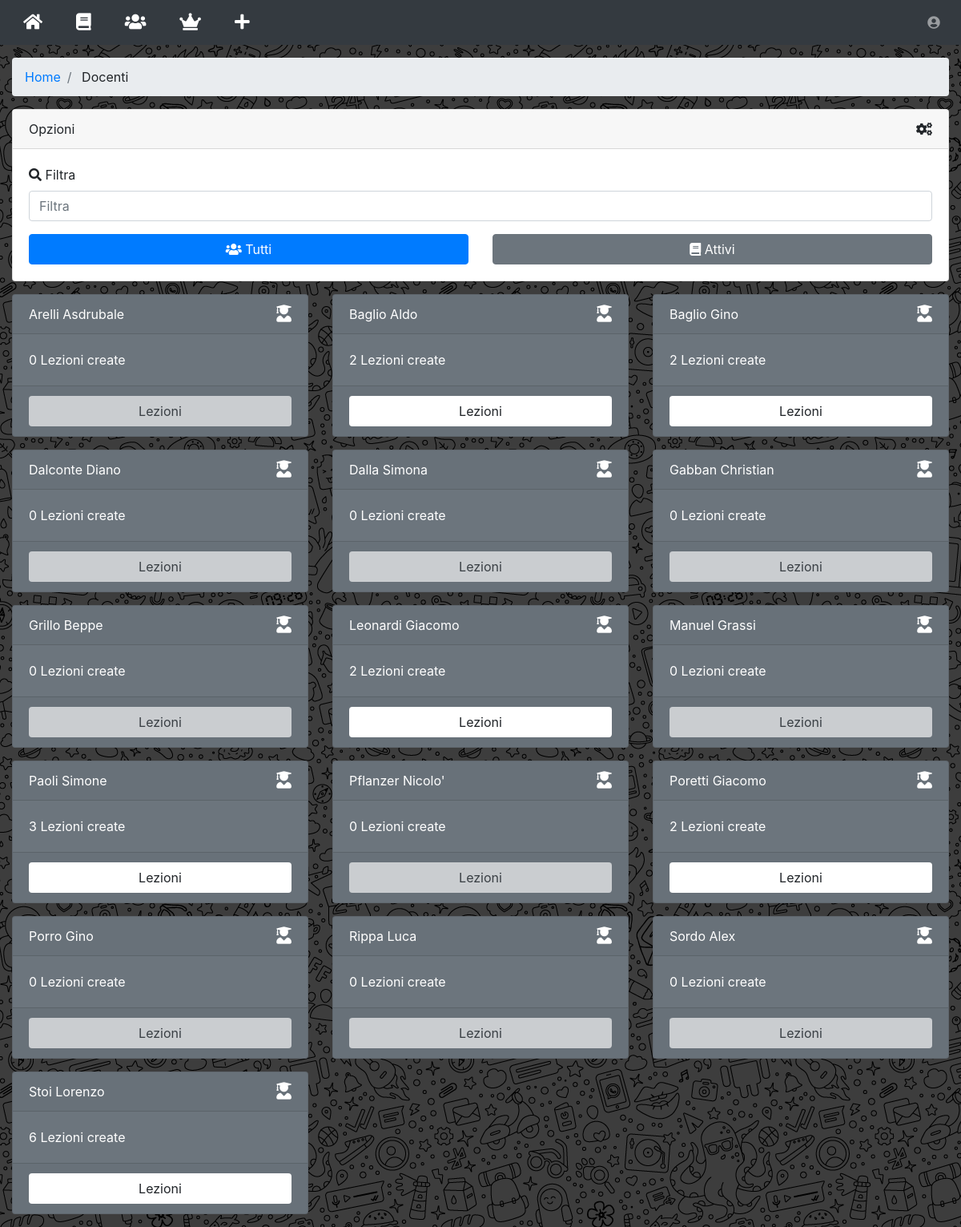
Page /docenti/index.php (signed in) on the earlier database version.
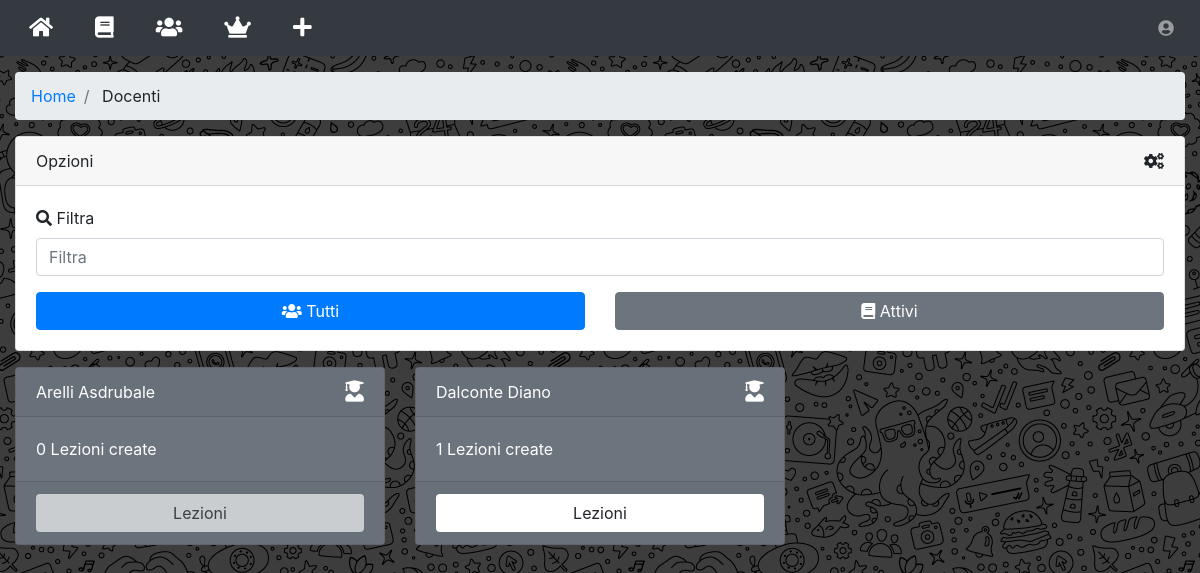
Same page on the later database version.
### tables this page shows
CREATE TABLE `utenti` (
  `id` int(15) NOT NULL AUTO_INCREMENT,
  `email` varchar(100) NOT NULL,
  `password` varchar(40) NOT NULL,
  `nome` varchar(20) NOT NULL,
  `cognome` varchar(20) NOT NULL,
  `tipo` ENUM('studente', 'professore', 'admin') DEFAULT 'studente',
  `aiuti` BOOLEAN DEFAULT 1,
  `notifiche` BOOLEAN DEFAULT 1,
  PRIMARY KEY (`id`),
  UNIQUE KEY (`email`)
);

### src/connection.php (called while the page is built, shortened)
<?php
  function query($sql){
    $conn = new mysqli("localhost", "root", "", "appRendiamo");
    $tabella = array();
    $result = $conn->query($sql);
    if (isset($result->num_rows)){
      if ($result->num_rows == 0) {
        return $tabella;
      } else while($row = $result->fetch_assoc()){
        array_push($tabella, $row);
      }
      return $tabella;
    } else {
      $conn->close();
    }
  }
?>

### src/docenti/wrapper.php (the view, shortened to what this page needs)
<div class="container-fluid">
  <ol class="breadcrumb">
    <li class="breadcrumb-item">
      <a href="../home/">Home</a>
    </li>
    <li class="breadcrumb-item">
      Docenti
    </li>
  </ol>
  <?php
    if (isset($_GET['salvati'])) {
      $docenti = query("SELECT utenti.*, COUNT(lezioni.id) as count
                        FROM (
                          SELECT utenti.*, utentidiutenti.idUtente as preferito
                          FROM utenti
                          LEFT JOIN utentidiutenti
                            ON (
                              utentidiutenti.idUtente=utenti.id AND
                              utentidiutenti.idStudente=$idUtente
                            )
                          ) as utenti
                        LEFT JOIN lezioni
                          ON (
                            lezioni.idUtente=utenti.id
                          )
                          WHERE NOT utenti.tipo = 'studente'
                            AND utenti.preferito
                          GROUP BY utenti.id
                          ORDER BY utenti.cognome, utenti.nome
                        ");
    } else {
      $docenti = query("SELECT utenti.*, COUNT(lezioni.id) as count
                        FROM (
                          SELECT utenti.*, utentidiutenti.idUtente as preferito
                          FROM utenti
                          LEFT JOIN utentidiutenti
                            ON (
                              utentidiutenti.idUtente=utenti.id AND
                              utentidiutenti.idStudente=$idUtente
                            )
                          ) as utenti
                        LEFT JOIN lezioni
                          ON (
                            lezioni.idUtente=utenti.id
                          )
                          WHERE NOT utenti.tipo = 'studente'
                          GROUP BY utenti.id
                          ORDER BY utenti.cognome, utenti.nome
                        ");
    }
  ?>
  <div class="row">
    <div class="col">
      <div class="card mb-3">
        <div class="card-header">
          Opzioni
          <a class="float-right">
            <i class="fas fa-cogs"></i>
          </a>
        </div>
        <div class="card-body">
          <div class="form-group">
            <div class="form-label-group">
              <label for="inputFiltra">
                <i class="fas fa-search"></i> Filtra</label>
              <input name="password" type="text" id="inputFiltra" class="form-control" placeholder="Filtra" onkeyup="filtraDocenti(this.value)">
            </div>
          </div>
          <div class="row">
            <div class="col">
              <button class="btn btn-<?php if (isset($_GET['attivi']) || isset($_GET['salvati'])) echo 'secondary'; else echo 'primary' ?> btn-block" onclick="window.location='../docenti/'">
                <i class="fas fa-users"></i>
                Tutti
              </button>
            </div>
            <div class="col">
              <button class="btn btn-<?php if(isset($_GET['attivi'])) echo 'primary'; else echo 'secondary' ?> btn-block" onclick="window.location='../docenti/?attivi'">
                <i class="fas fa-book"></i>
                Attivi
              </button>
            </div>
          </div>
        </div>
      </div>
    </div>
  </div>
  <div class="row">
    <?php if ($docenti): ?>
      <?php foreach ($docenti as $docente): ?>
        <div class="col-xl-4 col-md-6 col-sm-12" name="docente" search="<?php echo $docente['cognome']." ".$docente['nome'] ?>">
          <div class="card text-white bg-secondary mb-3">
            <div class="card-header">
              <?php echo $docente['cognome']." ".$docente['nome'] ?>
              <a class="float-right">
                <i class="fas fa-user-graduate fa-lg"></i>
              </a>
            </div>
            <div class="card-body">
              <?php echo $docente['count']?>
              Lezioni create
            </div>
            <div class="card-footer">
              <div class="row">
                <div class="col">
                  <button class="btn bg-white btn-block" onclick="window.location='../lezioni/?docente=<?php echo $docente['id'] ?>'" <?php if ($docente['count'] == 0): ?>disabled="disabled"<?php endif; ?>>
                    Lezioni</button>
                </div>
              </div>
            </div>
          </div>
        </div>
      <?php endforeach; ?>
    <?php endif; ?>
  </div>
</div>

### src/docenti/index.php (shortened to what this page needs)
<!DOCTYPE html>
<html lang="en" dir="ltr">
  <head>
  </head>
  <body>
    <?php include '../nav.php' ?>
    <?php include 'wrapper.php' ?>
  </body>
</html>

### src/nav.php (shortened to what this page needs)
<?php include 'connection.php' ?>
<br>
<br>
<br>
<nav class="navbar navbar-expand navbar-dark bg-dark mb-3 fixed-top">
  <button class="btn text-white" onclick="window.location='../home/'">
    <i class="fas fa-home fa-lg"></i>
  </button>
  <button class="btn text-white ml-3" onclick="window.location='../filtra/'">
    <i class="fas fa-book fa-lg"></i>
  </button>
  <button class="btn text-white ml-3" onclick="window.location='../docenti/'">
    <i class="fas fa-users fa-lg"></i>
  </button>
  <?php if ($_SESSION['user_type'] == 'studente'): ?>
    <button class="btn text-white ml-3" onclick="window.location='../lezioni/?salvate'">
      <i class="fas fa-bookmark fa-lg"></i>
    </button>
  <?php else: ?>
    <button class="btn text-white ml-3" onclick="window.location='../lezioni/?docente=<?php echo $_SESSION['user_row']['id'] ?>'">
      <i class="fas fa-crown fa-lg"></i>
    </button>
    <button class="btn text-white ml-3" onclick="window.location='../nuovaLezione/'">
      <i class="fas fa-plus fa-lg"></i>
    </button>
  <?php endif; ?>
  <ul class="navbar-nav ml-auto">
    <li class="nav-item dropdown no-arrow">
      <a class="nav-link" href="#" onclick="$('#dropdownProfilo').toggle()">
        <i class="fas fa-user-circle fa-fw"></i>
      </a>
    </li>
  </ul>
</nav>

Differences in the rows shown:
removed utenti: cognome "Baglio", nome "Aldo", count "2"
removed utenti: cognome "Baglio", nome "Gino", count "2"
removed utenti: cognome "Dalla", nome "Simona", count "0"
removed utenti: cognome "Gabban", nome "Christian", count "0"
removed utenti: cognome "Grillo", nome "Beppe", count "0"
removed utenti: cognome "Leonardi", nome "Giacomo", count "2"
removed utenti: cognome "Manuel", nome "Grassi", count "0"
removed utenti: cognome "Paoli", nome "Simone", count "3"
removed utenti: cognome "Pflanzer", nome "Nicolo'", count "0"
removed utenti: cognome "Poretti", nome "Giacomo", count "2"
removed utenti: cognome "Porro", nome "Gino", count "0"
removed utenti: cognome "Rippa", nome "Luca", count "0"
removed utenti: cognome "Sordo", nome "Alex", count "0"
removed utenti: cognome "Stoi", nome "Lorenzo", count "6"
changed utenti "Dalconte": count "0" → "1"
